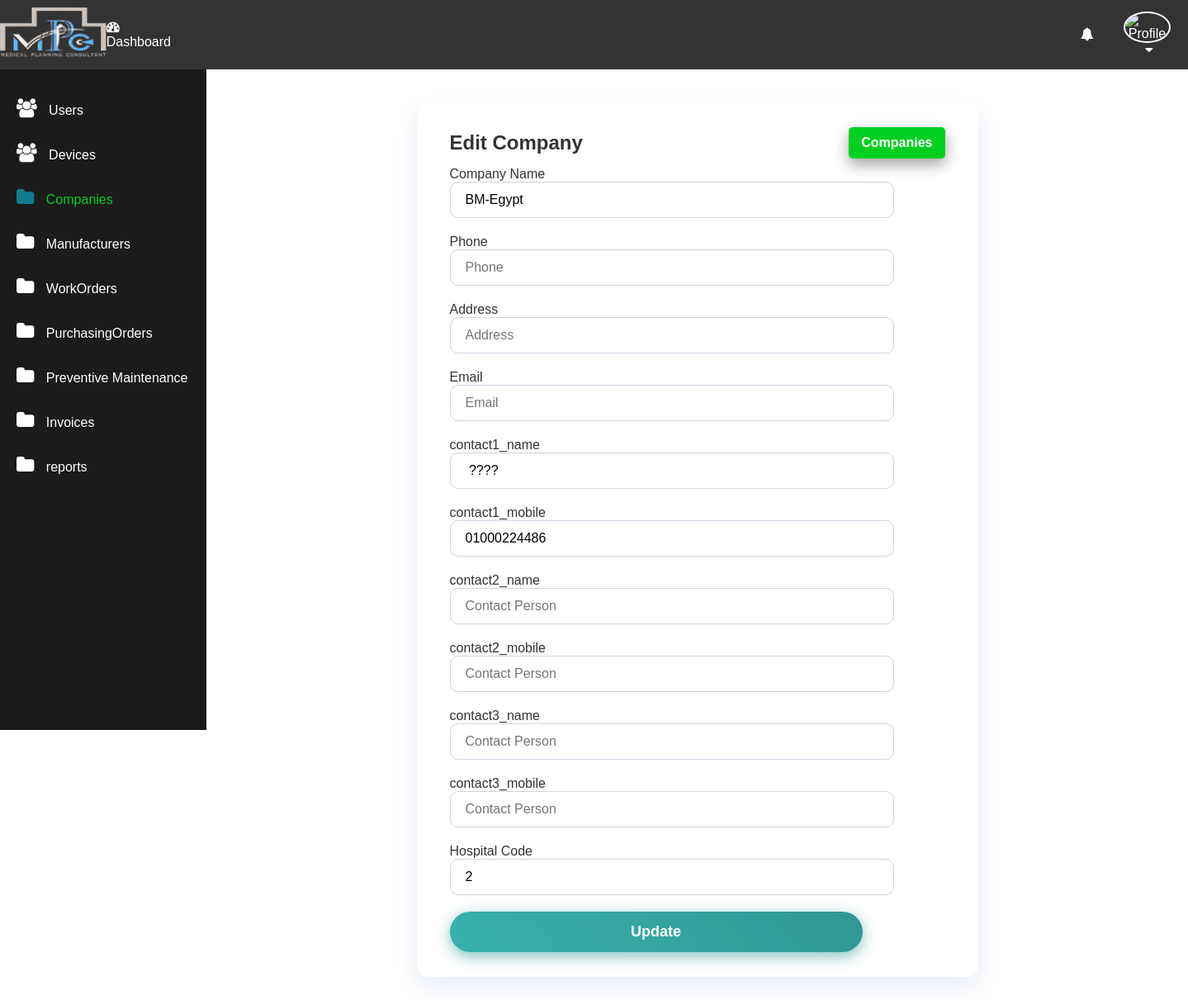
Screenshot of /edit-company.php?company_name=BM-Egypt (signed in) with the database file from the repository.
### tables this page shows
CREATE TABLE company (
     company_name VARCHAR(255) PRIMARY KEY,
	 phone VARCHAR(20),
	 company_address  VARCHAR(100),
	 company_email  VARCHAR(100),
	 contact1_name VARCHAR(100),
	 contact1_title VARCHAR(100),
	 contact1_mobile VARCHAR(100),
	 contact1_email VARCHAR(100),
	 contact2_name VARCHAR(100),
	 contact2_title VARCHAR(100),
	 contact2_mobile VARCHAR(100),
	 contact2_email VARCHAR(100),
	 contact3_name VARCHAR(100),
	 contact3_title VARCHAR(100),
	 contact3_mobile VARCHAR(100),
	 contact3_email VARCHAR(100),
	 note VARCHAR(255),
	 hospital_code INT NOT NULL,
  created_by VARCHAR(50) NOT NULL,
	 FOREIGN KEY (created_by) REFERENCES users(username),
	 FOREIGN KEY (hospital_code) REFERENCES hospitals(hospital_code)
);

### app/Model/Devices.php (called while the page is built, shortened)
<?php
function get_company_by_name($conn,$company_name)
{
    $sql = "SELECT * FROM company WHERE company_name = ?";
    $stmt = $conn->prepare($sql);
    $stmt->execute([$company_name]);
    return $stmt->fetch(PDO::FETCH_ASSOC);
}

### edit-company.php (the view, shortened to what this page needs)
<?php
if (isset($_SESSION['role']) && isset($_SESSION['id']) && $_SESSION['role'] == "admin") {
    include "DB_connection.php";
    include "app/Model/Devices.php";
    $company_name = $_GET['company_name'];
    $company = get_company_by_name($conn, $company_name);
 ?>
<!DOCTYPE html>
<html lang="en">
<head>
    <link rel="stylesheet" href="https://stackpath.bootstrapcdn.com/font-awesome/4.7.0/css/font-awesome.min.css" />
    <link rel="stylesheet" href="css/style.css" />
</head>
<body>
    <?php include "inc/header.php"; ?>
    <div class="body">
        <?php include "inc/nav.php"; ?>
        <section class="section-1">
            <h4 class="title">Edit Company <a href="company.php">Companies</a></h4>
            <form class="form-1" method="POST" action="app/update-company.php">
                <div class="form-group">
                    <label>Company Name</label>
                    <input type="text" name="company_name" class="input-1" placeholder="Company Name" value="<?= htmlspecialchars($company['company_name']); ?>" required />
                </div>
                <div class="form-group">
                    <label>Phone</label>
                    <input type="text" name="phone" class="input-1" placeholder="Phone" value="<?= htmlspecialchars($company['phone']); ?>" required />
                </div>
                <div class="form-group">
                    <label>Address</label>
                    <input type="text" name="company_address"  class="input-1" placeholder="Address" value="<?= htmlspecialchars($company['company_address']); ?>" required />
                </div>
                <div class="form-group">
                    <label>Email</label>
                    <input type="email" name="company_email" class="input-1" placeholder="Email" value="<?= htmlspecialchars($company['company_email']); ?>" required />
                </div>
                <div class="form-group">
                    <label>contact1_name</label>
                    <input type="text" name="contact1_name" class="input-1" placeholder="Contact Person" value="<?= htmlspecialchars($company['contact1_name']); ?>" required />
                </div>
                <div class="form-group">
                    <label>contact1_mobile</label>
                    <input type="text" name="contact1_mobile" class="input-1" placeholder="Contact Person" value="<?= htmlspecialchars($company['contact1_mobile']); ?>" required />
                </div>
                <div class="form-group">
                    <label>contact2_name</label>
                    <input type="text" name="contact2_name" class="input-1" placeholder="Contact Person" value="<?= htmlspecialchars($company['contact2_name']); ?>" required />
                </div>
                <div class="form-group">
                    <label>contact2_mobile</label>
                    <input type="text" name="contact2_mobile" class="input-1" placeholder="Contact Person" value="<?= htmlspecialchars($company['contact2_mobile']); ?>" required />
                </div>
                <div class="form-group">
                    <label>contact3_name</label>
                    <input type="text" name="contact3_name" class="input-1" placeholder="Contact Person" value="<?= htmlspecialchars($company['contact3_name']); ?>" required />
                </div>
                <div class="form-group">
                    <label>contact3_mobile</label>
                    <input type="text" name="contact3_mobile" class="input-1" placeholder="Contact Person" value="<?= htmlspecialchars($company['contact3_mobile']); ?>" required />
                </div>
                <div class="form-group">
                    <label>Hospital Code</label>
                    <input type="text" name="hospital_code" class="input-1" placeholder="Hospital Code" value="<?= htmlspecialchars($company['hospital_code']); ?>" required />
                </div>
                <button class="edit-btn" type="submit">Update</button>
            </form>
        </section>
    </div>
</body>
</html>
<?php
} else {
    $em = "First login";
    header("Location: login.php?error=$em");
    exit();
}
?>

### css/style.css (style rules this page uses)
* { padding: 0; margin: 0; box-sizing: calc(border-box); font-family: arial, sans-serif; }
.body { display: flex; }
.section-1 { padding: 30px; }
.section-1 .title { margin-bottom: 10px; }
.section-1 .title a { text-decoration: none; display: inline-block; padding-left: 10px; border: none; background: #00CF22; padding: 10px 15px; color: #fff; font-size: 16px; border-radius: 5px; cursor: pointer; outline: none; transition: background 1s; box-shadow: 0 8px 16px 0 rgba(0,0,0,0.2), 0 6px 20px 0 rgba(0,0,0,0.19); }
.section-1 { width: 100%; background: rgb(241, 240, 240); }
.edit-btn { text-decoration: none; display: inline-block; padding-left: 10px; border: none; background: #006CE0; padding: 10px 15px; color: #fff; font-size: 16px; border-radius: 5px; cursor: pointer; outline: none; transition: background 1s; box-shadow: 0 8px 16px 0 rgba(0,0,0,0.2), 0 6px 20px 0 rgba(0,0,0,0.19); }
.form-1 { width: 90%; max-width: 500px; }
.input-1 { border: 2px solid #ccc; width: 100%; padding: 10px; font-size: 15px; outline: none; border-radius: 5px; display: block; }

### edit-company.php (style rules this page uses)
body { font-family: 'Segoe UI', Tahoma, Geneva, Verdana, sans-serif; background: #f7f9ff; color: #333; }
.section-1 { background: #fff; padding: 30px 40px; margin: 40px auto; max-width: 600px; border-radius: 14px; box-shadow: 0 12px 28px rgba(102, 126, 234, 0.15); }
.title { font-size: 24px; margin-bottom: 30px; color: #333; display: flex; justify-content: space-between; align-items: center; }
.title a { background: #667eea; color: #fff; padding: 10px 18px; border-radius: 8px; text-decoration: none; font-weight: 600; box-shadow: 0 3px 8px rgba(102,126,234,0.5); transition: background-color 0.3s ease; }
.form-1 { display: flex; flex-direction: column; gap: 20px; }
.input-1 { padding: 12px 18px; border-radius: 10px; border: 1.5px solid #cbd5e1; font-size: 16px; transition: border-color 0.3s ease; }
.edit-btn { background: linear-gradient(45deg, #38b2ac, #319795); border: none; color: #fff; font-weight: 700; padding: 14px 0; border-radius: 28px; font-size: 18px; box-shadow: 0 5px 18px rgba(49, 151, 149, 0.6); cursor: pointer; transition: background-color 0.3s ease, box-shadow 0.3s ease; user-select: none; }

### inc/header.php (style rules this page uses)
body { margin: 0; font-family: Arial, Helvetica, sans-serif; }

### rows the page displays
company: company_name "BM-Egypt", contact1_name "????", contact1_mobile "01000224486", hospital_code "2"
